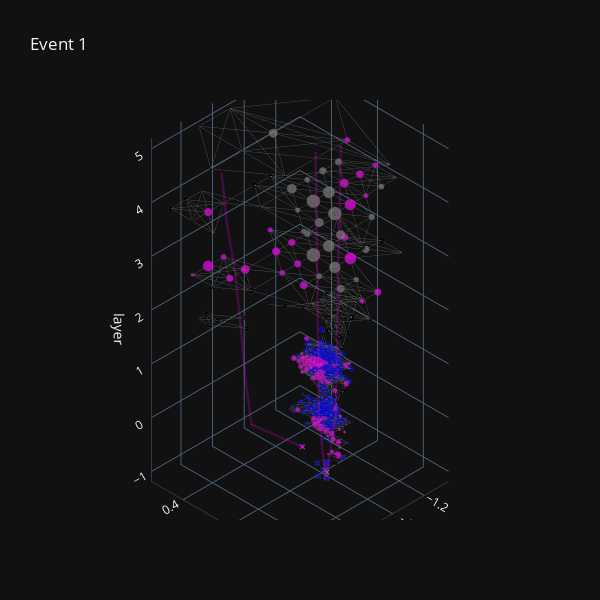

Here is the notebook cell this chart was saved with:
### Markdown cell above
### PLOT!

### Code cell
data=[edge_trace,cell_trace,particle_trace]

for proj_trace in proj_traces:
    data.append(proj_trace)

fig=go.Figure(data=data, layout=layout)

fig.write_html("pflow_display.html")
iplot(fig, filename='pflow_graph')

### Figure 1 — Plotly figure (JSON) as saved in the notebook; plotly's stock layout.template omitted (floating-point values rounded to 4 significant figures; data arrays with more than 128 entries replaced by an {"elided": "..."} marker saying what was removed)
{"data": [{"hoverinfo": "none", "line": {"color": "rgb(125,125,125,0.6)", "width": 0.5}, "mode": "lines", "x": {"elided": "5304 float values"}, "y": {"elided": "5304 float values"}, "z": {"elided": "5304 int values"}, "type": "scatter3d"}, {"hovertemplate": "<b>%{text}</b><br><i>(eta,phi,lay)=(%{y:.2f},%{x:.2f},%{z:.2f})</i><br>", "marker": {"color": {"elided": "266 str values"}, "line": {"color": "rgb(50,50,50)", "width": 0.5}, "size": {"elided": "266 float values"}, "symbol": "circle"}, "mode": "markers", "name": "cells", "text": {"elided": "266 str values"}, "x": {"elided": "266 float values"}, "y": {"elided": "266 float values"}, "z": {"elided": "266 int values"}, "type": "scatter3d"}, {"hovertemplate": "<b>%{text}</b><br><i>(eta,phi)=(%{y:.2f},%{x:.2f})</i><br>", "marker": {"color": ["blue", "blue", "blue", "blue", "blue", "blue", "blue", "grey", "magenta", "magenta", "magenta"], "line": {"color": "rgb(50,50,50)", "width": 0.5}, "size": 2, "symbol": "x"}, "mode": "markers", "name": "particles", "text": ["photon<br>pT=<i>6.54 GeV", "photon<br>pT=<i>2.46 GeV", "photon<br>pT=<i>8.97 GeV", "photon<br>pT=<i>2.44 GeV", "photon<br>pT=<i>13.81 GeV", "photon<br>pT=<i>2.48 GeV", "photon<br>pT=<i>1.87 GeV", "neutral<br>pT=<i>75.68 GeV", "charged<br>pT=<i>15.34 GeV", "charged<br>pT=<i>2.69 GeV", "charged<br>pT=<i>22.34 GeV"], "x": [-1.015, -0.9838, -0.93, -0.9175, -0.9874, -0.9644, -1.019, -0.9641, -0.9371, -1.026, -0.9695], "y": [0.607, 0.5934, 0.6697, 0.6437, 0.6274, 0.6294, 0.6133, 0.6474, 0.6629, 0.4979, 0.6355], "z": [-1.0, -1.0, -1.0, -1.0, -1.0, -1.0, -1.0, -1.0, -1.0, -1.0, -1.0], "type": "scatter3d"}, {"line": {"color": "magenta", "width": 5.0}, "marker": {"size": 0.5, "symbol": "circle"}, "opacity": 0.2, "x": [-0.9697, -0.9329, -0.9283, -0.9251, -0.9216, -0.9159, -0.9123], "y": [0.6346, 0.6348, 0.6348, 0.6348, 0.6348, 0.6348, 0.6348], "z": [-1, 0, 1, 2, 3, 4, 5], "type": "scatter3d"}, {"line": {"color": "magenta", "width": 5.0}, "marker": {"size": 0.5, "symbol": "circle"}, "opacity": 0.2, "x": [-0.937, -0.9963, -1.004, -1.009, -1.015, -1.024, -1.03], "y": [0.6631, 0.6633, 0.6634, 0.6634, 0.6634, 0.6634, 0.6634], "z": [-1, 0, 1, 2, 3, 4, 5], "type": "scatter3d"}, {"line": {"color": "magenta", "width": 5.0}, "marker": {"size": 0.5, "symbol": "circle"}, "opacity": 0.2, "x": [-1.026, -0.6916, -0.649, -0.6196, -0.5872, -0.5354, -0.5029], "y": [0.4977, 0.5063, 0.5079, 0.5084, 0.5086, 0.5078, 0.5067], "z": [-1, 0, 1, 2, 3, 4, 5], "type": "scatter3d"}], "layout": {"dragmode": "pan", "height": 600, "hovermode": "closest", "legend": {"font": {"size": 10}, "orientation": "h"}, "margin": {"t": 100}, "scene": {"aspectratio": {"x": 1, "y": 1, "z": 2}, "camera": {"projection": {"type": "orthographic"}}, "xaxis": {"showbackground": false, "showgrid": true, "showline": true, "showticklabels": true, "title": {"text": "φ"}, "visible": true, "zeroline": false}, "yaxis": {"showbackground": false, "showgrid": true, "showline": true, "showticklabels": true, "title": {"text": "η"}, "visible": true, "zeroline": false}, "zaxis": {"showbackground": false, "showgrid": true, "showline": true, "showticklabels": true, "title": {"text": "layer"}, "visible": true, "zeroline": false}}, "showlegend": false, "title": {"text": "Event 1"}, "width": 600}}
